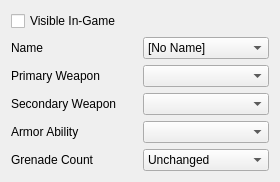
<?xml version="1.0" encoding="UTF-8"?>
<ui version="4.0">
 <class>LoadoutForm</class>
 <widget class="QWidget" name="LoadoutForm">
  <property name="geometry">
   <rect>
    <x>0</x>
    <y>0</y>
    <width>280</width>
    <height>165</height>
   </rect>
  </property>
  <property name="sizePolicy">
   <sizepolicy hsizetype="Expanding" vsizetype="Minimum">
    <horstretch>0</horstretch>
    <verstretch>0</verstretch>
   </sizepolicy>
  </property>
  <property name="windowTitle">
   <string>Form</string>
  </property>
  <layout class="QGridLayout" name="gridLayout">
   <item row="4" column="0">
    <widget class="QLabel" name="label_4">
     <property name="text">
      <string>Armor Ability</string>
     </property>
     <property name="buddy">
      <cstring>loadoutAbility</cstring>
     </property>
    </widget>
   </item>
   <item row="2" column="0">
    <widget class="QLabel" name="label_2">
     <property name="text">
      <string>Primary Weapon</string>
     </property>
     <property name="buddy">
      <cstring>loadoutWeaponPrimary</cstring>
     </property>
    </widget>
   </item>
   <item row="4" column="1">
    <widget class="PlayerTraitArmorAbilityCombobox" name="loadoutAbility"/>
   </item>
   <item row="3" column="0">
    <widget class="QLabel" name="label_3">
     <property name="text">
      <string>Secondary Weapon</string>
     </property>
     <property name="buddy">
      <cstring>loadoutWeaponSecondary</cstring>
     </property>
    </widget>
   </item>
   <item row="0" column="0" colspan="2">
    <widget class="QCheckBox" name="loadoutFlagVisible">
     <property name="text">
      <string>Visible In-Game</string>
     </property>
    </widget>
   </item>
   <item row="3" column="1">
    <widget class="PlayerTraitWeaponCombobox" name="loadoutWeaponSecondary"/>
   </item>
   <item row="1" column="0">
    <widget class="QLabel" name="label">
     <property name="text">
      <string>Name</string>
     </property>
     <property name="buddy">
      <cstring>loadoutName</cstring>
     </property>
    </widget>
   </item>
   <item row="1" column="1">
    <widget class="QComboBox" name="loadoutName">
     <item>
      <property name="text">
       <string>[No Name]</string>
      </property>
     </item>
     <item>
      <property name="text">
       <string>Noble 1</string>
      </property>
     </item>
     <item>
      <property name="text">
       <string>Noble 2</string>
      </property>
     </item>
     <item>
      <property name="text">
       <string>Noble 3</string>
      </property>
     </item>
     <item>
      <property name="text">
       <string>Noble 4</string>
      </property>
     </item>
     <item>
      <property name="text">
       <string>Noble 5</string>
      </property>
     </item>
     <item>
      <property name="text">
       <string>Noble 6</string>
      </property>
     </item>
     <item>
      <property name="text">
       <string>Carter</string>
      </property>
     </item>
     <item>
      <property name="text">
       <string>Kat</string>
      </property>
     </item>
     <item>
      <property name="text">
       <string>Jorge</string>
      </property>
     </item>
     <item>
      <property name="text">
       <string>Emile</string>
      </property>
     </item>
     <item>
      <property name="text">
       <string>Jun</string>
      </property>
     </item>
     <item>
      <property name="text">
       <string>Thom</string>
      </property>
     </item>
     <item>
      <property name="text">
       <string>Rosenda</string>
      </property>
     </item>
     <item>
      <property name="text">
       <string>Danny</string>
      </property>
     </item>
     <item>
      <property name="text">
       <string>John</string>
      </property>
     </item>
     <item>
      <property name="text">
       <string>Kelly</string>
      </property>
     </item>
     <item>
      <property name="text">
       <string>Linda</string>
      </property>
     </item>
     <item>
      <property name="text">
       <string>Sam</string>
      </property>
     </item>
     <item>
      <property name="text">
       <string>Kurt</string>
      </property>
     </item>
     <item>
      <property name="text">
       <string>Jerry</string>
      </property>
     </item>
     <item>
      <property name="text">
       <string>Jimmy</string>
      </property>
     </item>
     <item>
      <property name="text">
       <string>Bobby</string>
      </property>
     </item>
     <item>
      <property name="text">
       <string>Marlo</string>
      </property>
     </item>
     <item>
      <property name="text">
       <string>Omar</string>
      </property>
     </item>
     <item>
      <property name="text">
       <string>Juggernaut</string>
      </property>
     </item>
     <item>
      <property name="text">
       <string>Berserker</string>
      </property>
     </item>
     <item>
      <property name="text">
       <string>Maverick</string>
      </property>
     </item>
     <item>
      <property name="text">
       <string>Zombie</string>
      </property>
     </item>
     <item>
      <property name="text">
       <string>Demon</string>
      </property>
     </item>
     <item>
      <property name="text">
       <string>Angel</string>
      </property>
     </item>
     <item>
      <property name="text">
       <string>Redshirt</string>
      </property>
     </item>
     <item>
      <property name="text">
       <string>Ling Ling</string>
      </property>
     </item>
     <item>
      <property name="text">
       <string>Pookie</string>
      </property>
     </item>
     <item>
      <property name="text">
       <string>FNG</string>
      </property>
     </item>
     <item>
      <property name="text">
       <string>Noob</string>
      </property>
     </item>
     <item>
      <property name="text">
       <string>Camper</string>
      </property>
     </item>
     <item>
      <property name="text">
       <string>Specter</string>
      </property>
     </item>
     <item>
      <property name="text">
       <string>Bunker</string>
      </property>
     </item>
     <item>
      <property name="text">
       <string>Claymore</string>
      </property>
     </item>
     <item>
      <property name="text">
       <string>Firebase</string>
      </property>
     </item>
     <item>
      <property name="text">
       <string>Intel</string>
      </property>
     </item>
     <item>
      <property name="text">
       <string>Ninja</string>
      </property>
     </item>
     <item>
      <property name="text">
       <string>Power</string>
      </property>
     </item>
     <item>
      <property name="text">
       <string>Cobra</string>
      </property>
     </item>
     <item>
      <property name="text">
       <string>Eagle</string>
      </property>
     </item>
     <item>
      <property name="text">
       <string>Hog</string>
      </property>
     </item>
     <item>
      <property name="text">
       <string>Bear</string>
      </property>
     </item>
     <item>
      <property name="text">
       <string>Warrior</string>
      </property>
     </item>
     <item>
      <property name="text">
       <string>Deceiver</string>
      </property>
     </item>
     <item>
      <property name="text">
       <string>Ranger</string>
      </property>
     </item>
     <item>
      <property name="text">
       <string>Zealot</string>
      </property>
     </item>
     <item>
      <property name="text">
       <string>Royal Zealot</string>
      </property>
     </item>
     <item>
      <property name="text">
       <string>Assassin</string>
      </property>
     </item>
     <item>
      <property name="text">
       <string>Dark Assassin</string>
      </property>
     </item>
     <item>
      <property name="text">
       <string>Champion</string>
      </property>
     </item>
     <item>
      <property name="text">
       <string>Gladiator</string>
      </property>
     </item>
     <item>
      <property name="text">
       <string>Sentry</string>
      </property>
     </item>
     <item>
      <property name="text">
       <string>Warden</string>
      </property>
     </item>
     <item>
      <property name="text">
       <string>Saboteur</string>
      </property>
     </item>
     <item>
      <property name="text">
       <string>Spec Ops</string>
      </property>
     </item>
     <item>
      <property name="text">
       <string>Scout</string>
      </property>
     </item>
     <item>
      <property name="text">
       <string>Guard</string>
      </property>
     </item>
     <item>
      <property name="text">
       <string>Air Assault</string>
      </property>
     </item>
     <item>
      <property name="text">
       <string>Marksman</string>
      </property>
     </item>
     <item>
      <property name="text">
       <string>Recon</string>
      </property>
     </item>
     <item>
      <property name="text">
       <string>Expert</string>
      </property>
     </item>
     <item>
      <property name="text">
       <string>Operator</string>
      </property>
     </item>
     <item>
      <property name="text">
       <string>Grenadier</string>
      </property>
     </item>
     <item>
      <property name="text">
       <string>Medic</string>
      </property>
     </item>
     <item>
      <property name="text">
       <string>Corpsman</string>
      </property>
     </item>
     <item>
      <property name="text">
       <string>Stalker</string>
      </property>
     </item>
     <item>
      <property name="text">
       <string>Demolitions</string>
      </property>
     </item>
     <item>
      <property name="text">
       <string>Infiltrator</string>
      </property>
     </item>
     <item>
      <property name="text">
       <string>Security</string>
      </property>
     </item>
     <item>
      <property name="text">
       <string>Sprint</string>
      </property>
     </item>
     <item>
      <property name="text">
       <string>Evade</string>
      </property>
     </item>
     <item>
      <property name="text">
       <string>Armor Lock</string>
      </property>
     </item>
     <item>
      <property name="text">
       <string>Active Camo</string>
      </property>
     </item>
     <item>
      <property name="text">
       <string>Hologram</string>
      </property>
     </item>
     <item>
      <property name="text">
       <string>Drop Shield</string>
      </property>
     </item>
     <item>
      <property name="text">
       <string>Jet Pack</string>
      </property>
     </item>
    </widget>
   </item>
   <item row="2" column="1">
    <widget class="PlayerTraitWeaponCombobox" name="loadoutWeaponPrimary"/>
   </item>
   <item row="5" column="0">
    <widget class="QLabel" name="label_5">
     <property name="text">
      <string>Grenade Count</string>
     </property>
     <property name="buddy">
      <cstring>loadoutGrenadeCount</cstring>
     </property>
    </widget>
   </item>
   <item row="5" column="1">
    <widget class="QComboBox" name="loadoutGrenadeCount">
     <item>
      <property name="text">
       <string>Unchanged</string>
      </property>
     </item>
     <item>
      <property name="text">
       <string>Map Default</string>
      </property>
     </item>
     <item>
      <property name="text">
       <string>None</string>
      </property>
     </item>
     <item>
      <property name="text">
       <string>Frag 1x</string>
      </property>
     </item>
     <item>
      <property name="text">
       <string>Frag 2x</string>
      </property>
     </item>
     <item>
      <property name="text">
       <string>Frag 3x</string>
      </property>
     </item>
     <item>
      <property name="text">
       <string>Frag 4x</string>
      </property>
     </item>
     <item>
      <property name="text">
       <string>Plasma 1x</string>
      </property>
     </item>
     <item>
      <property name="text">
       <string>Plasma 2x</string>
      </property>
     </item>
     <item>
      <property name="text">
       <string>Plasma 3x</string>
      </property>
     </item>
     <item>
      <property name="text">
       <string>Plasma 4x</string>
      </property>
     </item>
     <item>
      <property name="text">
       <string>Both 1x</string>
      </property>
     </item>
     <item>
      <property name="text">
       <string>Both 2x</string>
      </property>
     </item>
     <item>
      <property name="text">
       <string>Both 3x</string>
      </property>
     </item>
     <item>
      <property name="text">
       <string>Both 4x</string>
      </property>
     </item>
    </widget>
   </item>
  </layout>
 </widget>
 <customwidgets>
  <customwidget>
   <class>PlayerTraitWeaponCombobox</class>
   <extends>QComboBox</extends>
   <header>../generic/PlayerTraitWidgets.h</header>
  </customwidget>
  <customwidget>
   <class>PlayerTraitArmorAbilityCombobox</class>
   <extends>QComboBox</extends>
   <header>../generic/PlayerTraitWidgets.h</header>
  </customwidget>
 </customwidgets>
 <tabstops>
  <tabstop>loadoutFlagVisible</tabstop>
  <tabstop>loadoutName</tabstop>
  <tabstop>loadoutWeaponPrimary</tabstop>
  <tabstop>loadoutWeaponSecondary</tabstop>
  <tabstop>loadoutAbility</tabstop>
  <tabstop>loadoutGrenadeCount</tabstop>
 </tabstops>
 <resources/>
 <connections/>
</ui>
